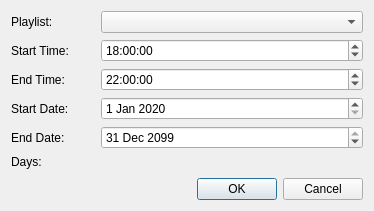
<?xml version="1.0" encoding="UTF-8"?>
<ui version="4.0">
 <class>AddScheduleDialog</class>
 <widget class="QDialog" name="AddScheduleDialog">
  <property name="geometry">
   <rect>
    <x>0</x>
    <y>0</y>
    <width>374</width>
    <height>211</height>
   </rect>
  </property>
  <property name="windowTitle">
   <string>Add Schedule</string>
  </property>
  <property name="windowIcon">
   <iconset resource="ScottPlayer.qrc">
    <normaloff>:/ScottPlayer/ScottPlayer.png</normaloff>:/ScottPlayer/ScottPlayer.png</iconset>
  </property>
  <layout class="QGridLayout" name="gridLayout">
   <item row="5" column="0">
    <widget class="QLabel" name="label_4">
     <property name="sizePolicy">
      <sizepolicy hsizetype="Minimum" vsizetype="Preferred">
       <horstretch>0</horstretch>
       <verstretch>0</verstretch>
      </sizepolicy>
     </property>
     <property name="text">
      <string>Days:</string>
     </property>
    </widget>
   </item>
   <item row="4" column="0">
    <widget class="QLabel" name="label_3">
     <property name="sizePolicy">
      <sizepolicy hsizetype="Minimum" vsizetype="Preferred">
       <horstretch>0</horstretch>
       <verstretch>0</verstretch>
      </sizepolicy>
     </property>
     <property name="text">
      <string>End Date:</string>
     </property>
    </widget>
   </item>
   <item row="6" column="2">
    <spacer name="verticalSpacer">
     <property name="orientation">
      <enum>Qt::Vertical</enum>
     </property>
     <property name="sizeHint" stdset="0">
      <size>
       <width>20</width>
       <height>40</height>
      </size>
     </property>
    </spacer>
   </item>
   <item row="0" column="0">
    <widget class="QLabel" name="label">
     <property name="sizePolicy">
      <sizepolicy hsizetype="Minimum" vsizetype="Preferred">
       <horstretch>0</horstretch>
       <verstretch>0</verstretch>
      </sizepolicy>
     </property>
     <property name="text">
      <string>Playlist:</string>
     </property>
    </widget>
   </item>
   <item row="1" column="0">
    <widget class="QLabel" name="label_2">
     <property name="sizePolicy">
      <sizepolicy hsizetype="Minimum" vsizetype="Preferred">
       <horstretch>0</horstretch>
       <verstretch>0</verstretch>
      </sizepolicy>
     </property>
     <property name="text">
      <string>Start Time:</string>
     </property>
    </widget>
   </item>
   <item row="2" column="0">
    <widget class="QLabel" name="label_5">
     <property name="sizePolicy">
      <sizepolicy hsizetype="Minimum" vsizetype="Preferred">
       <horstretch>0</horstretch>
       <verstretch>0</verstretch>
      </sizepolicy>
     </property>
     <property name="text">
      <string>End Time:</string>
     </property>
    </widget>
   </item>
   <item row="0" column="1" colspan="3">
    <widget class="QComboBox" name="cb_playlists"/>
   </item>
   <item row="1" column="1" colspan="3">
    <widget class="QTimeEdit" name="te_startTime">
     <property name="dateTime">
      <datetime>
       <hour>18</hour>
       <minute>0</minute>
       <second>0</second>
       <year>2000</year>
       <month>1</month>
       <day>1</day>
      </datetime>
     </property>
    </widget>
   </item>
   <item row="2" column="1" colspan="3">
    <widget class="QTimeEdit" name="te_endTime">
     <property name="dateTime">
      <datetime>
       <hour>22</hour>
       <minute>0</minute>
       <second>0</second>
       <year>2000</year>
       <month>1</month>
       <day>1</day>
      </datetime>
     </property>
    </widget>
   </item>
   <item row="3" column="1" colspan="3">
    <widget class="QDateEdit" name="de_startDate">
     <property name="dateTime">
      <datetime>
       <hour>0</hour>
       <minute>0</minute>
       <second>0</second>
       <year>2020</year>
       <month>1</month>
       <day>1</day>
      </datetime>
     </property>
    </widget>
   </item>
   <item row="4" column="1" colspan="3">
    <widget class="QDateEdit" name="de_endDate">
     <property name="dateTime">
      <datetime>
       <hour>0</hour>
       <minute>0</minute>
       <second>0</second>
       <year>2099</year>
       <month>12</month>
       <day>31</day>
      </datetime>
     </property>
     <property name="date">
      <date>
       <year>2099</year>
       <month>12</month>
       <day>31</day>
      </date>
     </property>
    </widget>
   </item>
   <item row="5" column="1" colspan="3">
    <layout class="QHBoxLayout" name="horizontalLayout"/>
   </item>
   <item row="7" column="1" colspan="3">
    <widget class="QDialogButtonBox" name="buttonBox">
     <property name="orientation">
      <enum>Qt::Horizontal</enum>
     </property>
     <property name="standardButtons">
      <set>QDialogButtonBox::Cancel|QDialogButtonBox::Ok</set>
     </property>
    </widget>
   </item>
   <item row="3" column="0">
    <widget class="QLabel" name="label_6">
     <property name="sizePolicy">
      <sizepolicy hsizetype="Minimum" vsizetype="Preferred">
       <horstretch>0</horstretch>
       <verstretch>0</verstretch>
      </sizepolicy>
     </property>
     <property name="text">
      <string>Start Date:</string>
     </property>
    </widget>
   </item>
  </layout>
 </widget>
 <resources>
  <include location="ScottPlayer.qrc"/>
 </resources>
 <connections>
  <connection>
   <sender>buttonBox</sender>
   <signal>rejected()</signal>
   <receiver>AddScheduleDialog</receiver>
   <slot>reject()</slot>
   <hints>
    <hint type="sourcelabel">
     <x>316</x>
     <y>260</y>
    </hint>
    <hint type="destinationlabel">
     <x>286</x>
     <y>274</y>
    </hint>
   </hints>
  </connection>
 </connections>
</ui>
